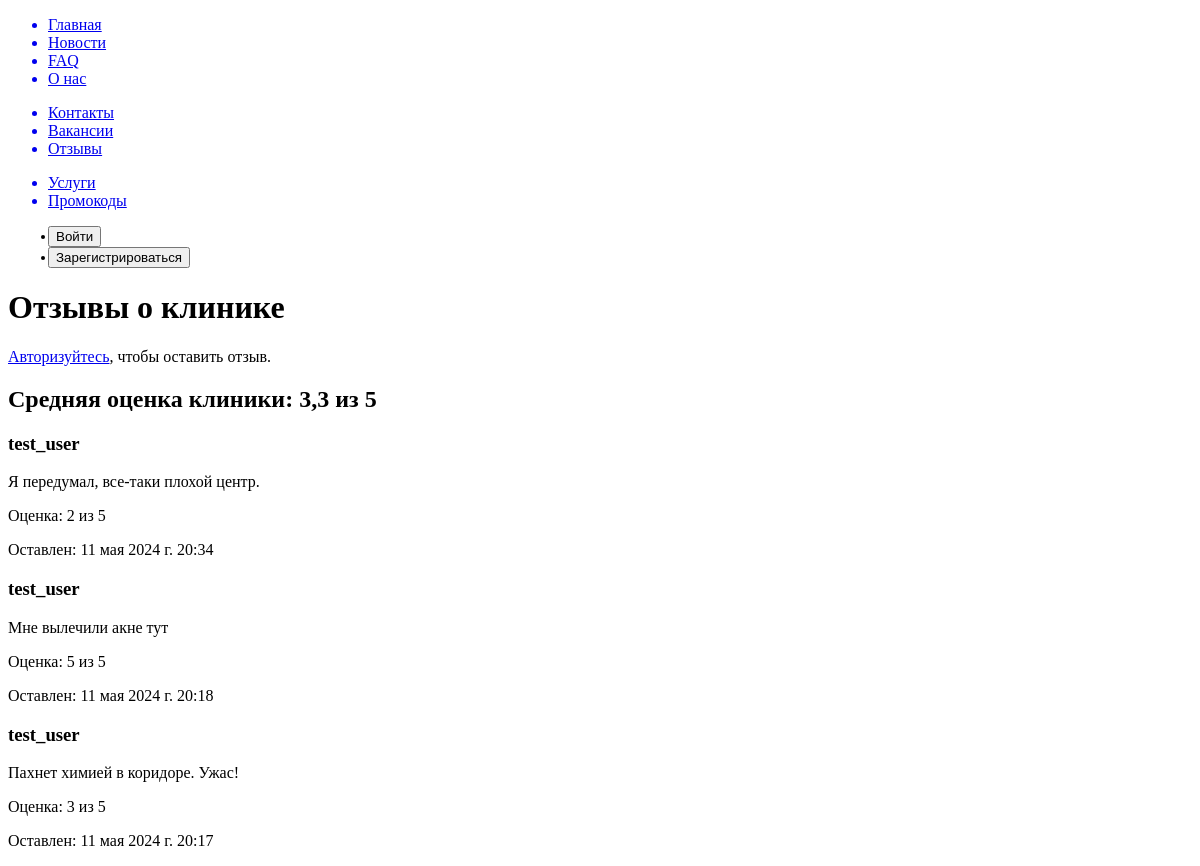
Before: /clinic/reviews with the older database file.
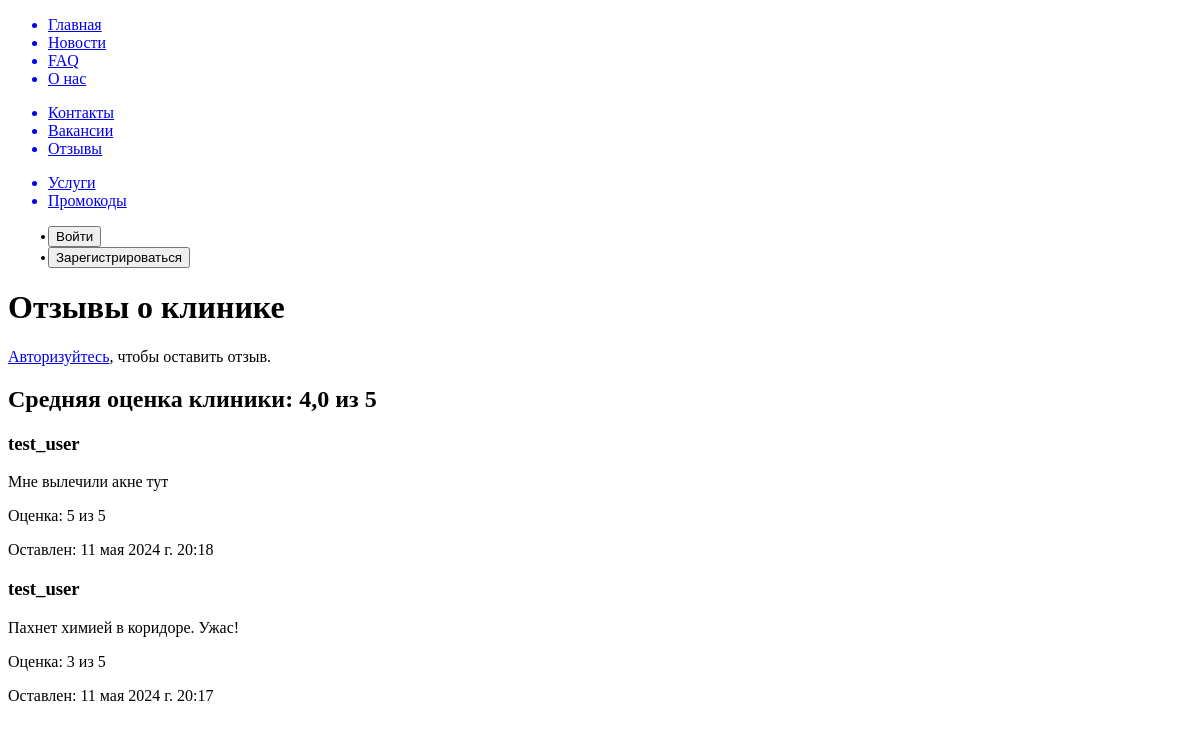
After: the same page with the newer database file.
### clinic/models.py (models this page shows, shortened)
class Reviews(models.Model):
    user = models.ForeignKey(User, on_delete=models.CASCADE)
    text = models.TextField('Текст отзыва')
    rating = models.PositiveSmallIntegerField('Оценка', choices=[(i, str(i)) for i in range(1, 6)])
    created_at = models.DateTimeField('Дата и время отзыва', auto_now_add=True)
    class Meta:
        verbose_name = 'Отзыв'
        verbose_name_plural = 'Отзывы'

### clinic/views.py (the view)
# urls.py: path('reviews', views.reviews_view, name='reviews'),
def reviews_view(request):
    reviews = Reviews.objects.order_by('-id')
    average_rating = reviews.aggregate(Avg('rating'))['rating__avg']
    if average_rating is not None:
        average_rating = round(average_rating, 1)
    else:
        average_rating = '-'
    return render(request, 'clinic/reviews.html', {'reviews': reviews, 'average_rating': average_rating})

### clinic/templates/clinic/reviews.html (shortened to what this page needs)
{% extends 'main/layout.html' %}
{% block content %}
    <h1>Отзывы о клинике</h1>
    {% if user.is_authenticated %}
        {% if user.client %}
            <form action="{% url 'add_review' %}" method="get">
                <button type="submit">Оставить отзыв</button>
            </form>
        {% else %}
            <p>Отзывы могут оставлять только клиенты косметологического центра.</p>
        {% endif %}
    {% else %}
        <p><a href="{% url 'to_login' %}">Авторизуйтесь</a>, чтобы оставить отзыв.</p>
    {% endif %}
    <h2>Средняя оценка клиники: {{ average_rating }} из 5</h2>
    {% for review in reviews %}
        <div class="review">
            <h3>{{ review.user.username }}</h3>
            <p>{{ review.text }}</p>
            <p>Оценка: {{ review.rating }} из 5</p>
            <p>Оставлен: {{ review.created_at }}</p>
        </div>
    {% endfor %}
{% endblock %}

Changed rows visible on the page:
removed Reviews: user.username "test_user", text "Я передумал, все-таки плохой центр.", rating "2", created_at "11 мая 2024 г. 20:34"
Other visible differences:
{{ average_rating }}: "3,3" → "4,0"
